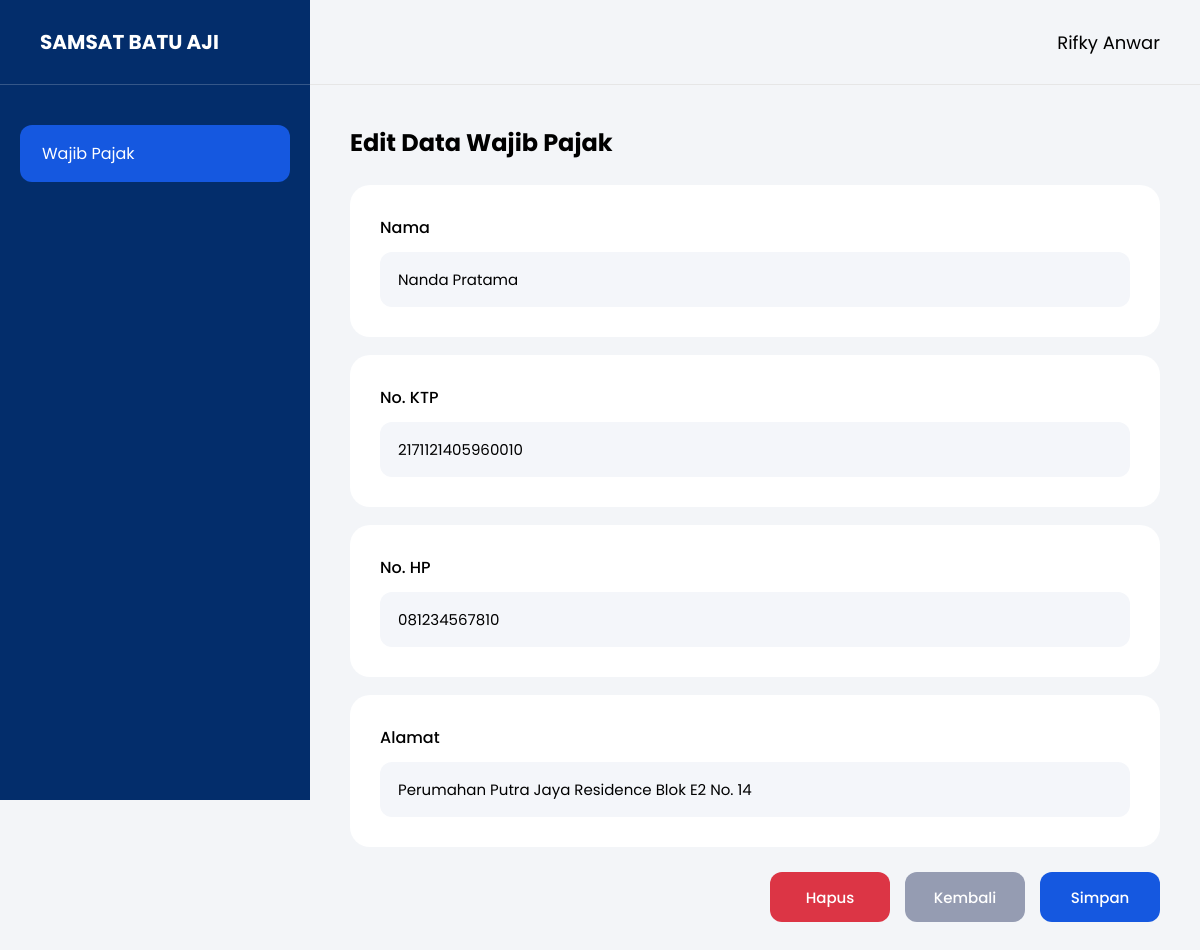
The page /pages/edit_wajib_pajak.php?id=29 (signed in) on the database its author committed.
### tables this page shows
CREATE TABLE `wajib_pajak` (
  `id_wajib_pajak` int(11) NOT NULL,
  `nama` varchar(100) NOT NULL,
  `no_ktp` varchar(16) NOT NULL,
  `alamat` text NOT NULL,
  `no_hp` varchar(15) NOT NULL
);

### pages/edit_wajib_pajak.php (the view, shortened to what this page needs)
<?php
require_once "../config/database.php";
$id = $_GET['id'];
$query = mysqli_query(
    $koneksi,
    "SELECT * FROM wajib_pajak
    WHERE id_wajib_pajak='$id'"
);
$data = mysqli_fetch_assoc($query);
?>
<!DOCTYPE html>
<html>
<head>
    <link rel="stylesheet" href="../assets/css/style.css?v=10">
</head>
<body>
    <div class="container">
        <div class="sidebar">
            <div class="logo">
                SAMSAT BATU AJI
            </div>
            <div class="menu">
                <a class="active" href="wajib_pajak.php">
                    Wajib Pajak
                </a>
            </div>
        </div>
        <div class="main">
            <div class="header">
                <div class="user-info">
                    <span class="user-name">
                        <?php echo $_SESSION['nama']; ?>
                    </span>
                </div>
            </div>
            <div class="content">
                <h2 class="form-title">
                    Edit Data Wajib Pajak
                </h2>
                <form method="POST">
                    <div class="form-card">
                        <label>Nama</label>
                        <input
                            type="text"
                            name="nama"
                            value="<?php echo $data['nama']; ?>"
                            required>
                    </div>
                    <div class="form-card">
                        <label>No. KTP</label>
                        <input
                            type="text"
                            name="no_ktp"
                            value="<?php echo $data['no_ktp']; ?>"
                            required>
                    </div>
                    <div class="form-card">
                        <label>No. HP</label>
                        <input
                            type="text"
                            name="no_hp"
                            value="<?php echo $data['no_hp']; ?>"
                            required>
                    </div>
                    <div class="form-card">
                        <label>Alamat</label>
                        <input
                            type="text"
                            name="alamat"
                            value="<?php echo $data['alamat']; ?>"
                            required>
                    </div>
                    <div class="button-group">
                        <a
                            href="hapus_wajib_pajak.php?id=<?php echo $id; ?>"
                            class="btn-delete"
                            onclick="return confirm('Hapus data ini?')">
                            Hapus
                        </a>
                        <a
                            href="wajib_pajak.php"
                            class="btn-back">
                            Kembali
                        </a>
                        <button
                            type="submit"
                            name="update"
                            class="btn-save">
                            Simpan
                        </button>
                    </div>
                </form>
            </div>
        </div>
    </div>
</body>
</html>

### assets/css/style.css (style rules this page uses)
* { margin: 0; padding: 0; box-sizing: border-box; font-family: 'Poppins', sans-serif; }
body { background: #F3F5F8; }
.container { display: flex; min-height: 100vh; }
.sidebar { width: 310px; height: 100vh; background: #032D6B; color: white; display: flex; flex-direction: column; position: fixed; top: 0; left: 0; overflow-y: auto; }
.logo { height: 85px; display: flex; align-items: center; padding: 0 40px; font-size: 20px; font-weight: 700; border-bottom: 1px solid rgba(255, 255, 255, .2); }
.menu { padding: 40px 20px; flex: 1; }
.menu a { display: flex; align-items: center; gap: 12px; color: white; text-decoration: none; padding: 16px 22px; margin-bottom: 12px; border-radius: 12px; transition: .3s; }
.menu .active { background: #1558E0; }
.main { flex: 1; margin-left: 310px; }
.header { height: 85px; background: #F3F5F8; display: flex; justify-content: flex-end; align-items: center; padding: 0 40px; border-bottom: 1px solid #E6E6E6; }
.user-info { display: flex; align-items: center; gap: 12px; }
.user-name { font-size: 18px; }
.content { padding: 40px; }
.form-title { margin-bottom: 25px; font-size: 24px; }
.form-card { background: white; border-radius: 20px; padding: 30px; margin-bottom: 18px; }
.form-card label { display: block; margin-bottom: 12px; font-weight: 500; }
.form-card input { width: 100%; height: 55px; border: none; background: #F4F6FA; border-radius: 12px; padding: 0 18px; font-size: 15px; }
.button-group { display: flex; justify-content: flex-end; gap: 15px; margin-top: 25px; }
.btn-back, .btn-delete, .btn-save { width: 120px; height: 50px; display: flex; justify-content: center; align-items: center; border: none; border-radius: 12px; color: white; text-decoration: none; font-size: 15px; font-weight: 500; cursor: pointer; }
.btn-back { background: #959CB2; }
.btn-delete { background: #DC3545; }
.btn-save { background: #1558E0; }

### rows shown on the page
wajib_pajak: nama "Nanda Pratama", no_ktp "2171121405960010", no_hp "081234567810", alamat "Perumahan Putra Jaya Residence Blok E2 No. 14"

### other values the page prints
$_SESSION['nama'] "Rifky Anwar"
